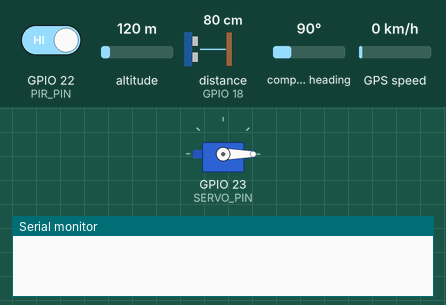
Bench run of a sketch on a simulated ESP32. Parts: servo, the last lines printed to the serial monitor. Wiring (inferred from the names in the program): ultrasonic range finder: trigger GPIO 5; echo GPIO 18. The test bench sets the inputs (shaded band); at power-on: GPIO 22 (PIR_PIN) HIGH, altitude 120 m, distance to the obstacle (sensor on GPIO 18) 80 cm, compass heading 90°, GPS speed 0 km/h. The echo pulse lasts 58.3 µs per cm; WiFi joins after 1.5 s; servers stay silent unless stated; the GPS gets a fix after 3 s at 37.7749, -122.4194 with 8 satellites.

Above: at 0.1 s.
At 2.77 s:
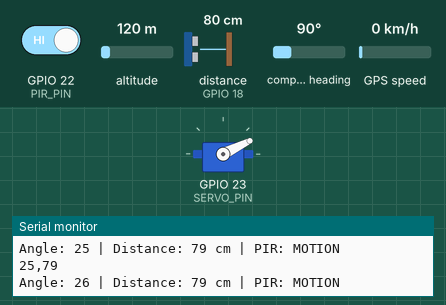
2.8 s: GPIO 22 (PIR_PIN) driven LOW
At 10.6 s:
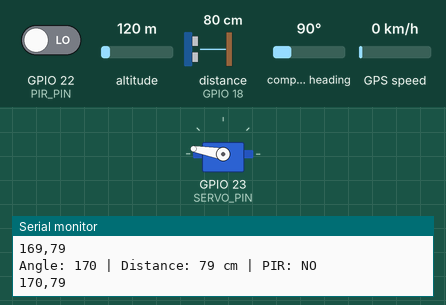
Timing chart, 0 to 19.3 s (numbered marks = the images above; inputs shaded):
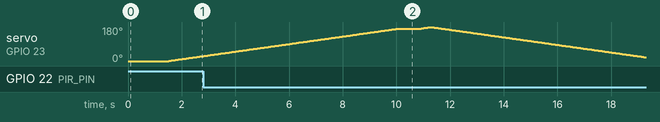

The sketch:

sketch_telegramsensor.ino
```cpp
#include <WiFi.h>
#include <WiFiClientSecure.h>
#include <ESP32Servo.h>
#include <TinyGPSPlus.h>

// ---------------- WIFI ----------------
const char* ssid = "";
const char* password = "";

// ---------------- TELEGRAM ----------------
#define BOT_TOKEN ""
#define CHAT_ID   ""

// ---------------- PINS ----------------
#define SERVO_PIN 23
#define TRIG_PIN  5
#define ECHO_PIN  18
#define PIR_PIN   22

#define GPS_RX 16
#define GPS_TX 17

// ---------------- SETTINGS ----------------
#define ALERT_DISTANCE    100     // cm
#define SERVO_STEP_DELAY  50      // ms (slow smooth scan)
#define TELEGRAM_DELAY   10000   // ms anti-spam

// ---------------- OBJECTS ----------------
Servo scanServo;
WiFiClientSecure client;
TinyGPSPlus gps;
HardwareSerial gpsSerial(2);

// ---------------- SERVO STATE ----------------
int servoAngle = 0;
int servoDir = 1;
unsigned long lastServoMove = 0;

// ---------------- ALERT STATE ----------------
unsigned long lastTelegramTime = 0;
bool alertTriggered = false;
int alertAngle = 0;
long alertDistance = 0;
bool alertMotion = false;

// ---------------- URL ENCODE ----------------
String urlEncode(const String &msg) {
  String encoded = "";
  char c;
  char buf[5];
  for (int i = 0; i < msg.length(); i++) {
    c = msg.charAt(i);
    if (isalnum(c)) encoded += c;
    else {
      sprintf(buf, "%%%02X", c);
      encoded += buf;
    }
  }
  return encoded;
}

// ---------------- TELEGRAM SEND ----------------
void sendTelegram(String message) {
  client.setInsecure();
  if (!client.connect("api.telegram.org", 443)) return;

  String url = "/bot" + String(BOT_TOKEN) +
               "/sendMessage?chat_id=" + String(CHAT_ID) +
               "&text=" + urlEncode(message);

  client.print(
    String("GET ") + url + " HTTP/1.1\r\n" +
    "Host: api.telegram.org\r\n" +
    "Connection: close\r\n\r\n"
  );

  delay(600);
  client.stop();
}

// ---------------- ULTRASONIC ----------------
long getDistance() {
  digitalWrite(TRIG_PIN, LOW);
  delayMicroseconds(2);
  digitalWrite(TRIG_PIN, HIGH);
  delayMicroseconds(10);
  digitalWrite(TRIG_PIN, LOW);

  long duration = pulseIn(ECHO_PIN, HIGH, 25000);
  if (duration == 0) return -1;
  return duration * 0.034 / 2;
}

// ---------------- GPS LINK ----------------
String getLocationLink() {
  if (gps.location.isValid()) {
    return "https://www.google.com/maps?q=" +
           String(gps.location.lat(), 6) + "," +
           String(gps.location.lng(), 6);
  }
  return "waiting for sateelite response";
}

// ---------------- SETUP ----------------
void setup() {
  Serial.begin(115200);

  pinMode(TRIG_PIN, OUTPUT);
  pinMode(ECHO_PIN, INPUT);
  pinMode(PIR_PIN, INPUT);

  scanServo.attach(SERVO_PIN);
  scanServo.write(servoAngle);

  gpsSerial.begin(9600, SERIAL_8N1, GPS_RX, GPS_TX);

  WiFi.begin(ssid, password);
  while (WiFi.status() != WL_CONNECTED) {
    delay(500);
  }

  Serial.println("ESP32 radar system running");
}

// ---------------- LOOP ----------------
void loop() {

  // ---- GPS FEED ----
  while (gpsSerial.available()) {
    gps.encode(gpsSerial.read());
  }

  // ---- SERVO STEP (NON-BLOCKING) ----
  if (millis() - lastServoMove >= SERVO_STEP_DELAY) {
    lastServoMove = millis();

    servoAngle += servoDir;
    if (servoAngle >= 180) { servoAngle = 180; servoDir = -1; }
    if (servoAngle <= 0)   { servoAngle = 0;   servoDir = 1;  }

    scanServo.write(servoAngle);

    long dist = getDistance();
    bool motion = digitalRead(PIR_PIN);

    // -------- DEBUG OUTPUT --------
    Serial.printf(
      "Angle: %d | Distance: %ld cm | PIR: %s\n",
      servoAngle, dist, motion ? "MOTION" : "NO"
    );

    // -------- PROCESSING OUTPUT (CSV) --------
    Serial.print(servoAngle);
    Serial.print(",");
    Serial.println(dist);

    // -------- DETECTION LOGIC --------
    if ((dist > 0 && dist <= ALERT_DISTANCE) || motion) {
      alertTriggered = true;
      alertAngle = servoAngle;
      alertDistance = dist;
      alertMotion = motion;
    }
  }

  // ---- TELEGRAM ALERT ----
  if (alertTriggered && millis() - lastTelegramTime > TELEGRAM_DELAY) {

    String msg =
      "🚨 ALERT DETECTED\n"
      "Angle: " + String(alertAngle) + "°\n"
      "Distance: " + String(alertDistance) + " cm\n"
      "Motion: " + String(alertMotion ? "YES" : "NO") + "\n"
      "📍 Location:\n" + getLocationLink();

    sendTelegram(msg);
    lastTelegramTime = millis();
    alertTriggered = false;
  }
}
```

Measured:
- by itself, servo on GPIO 23 (SERVO_PIN): rises from 26° to 180° in 8.5 s, then falls to 20° in 8.0 s
